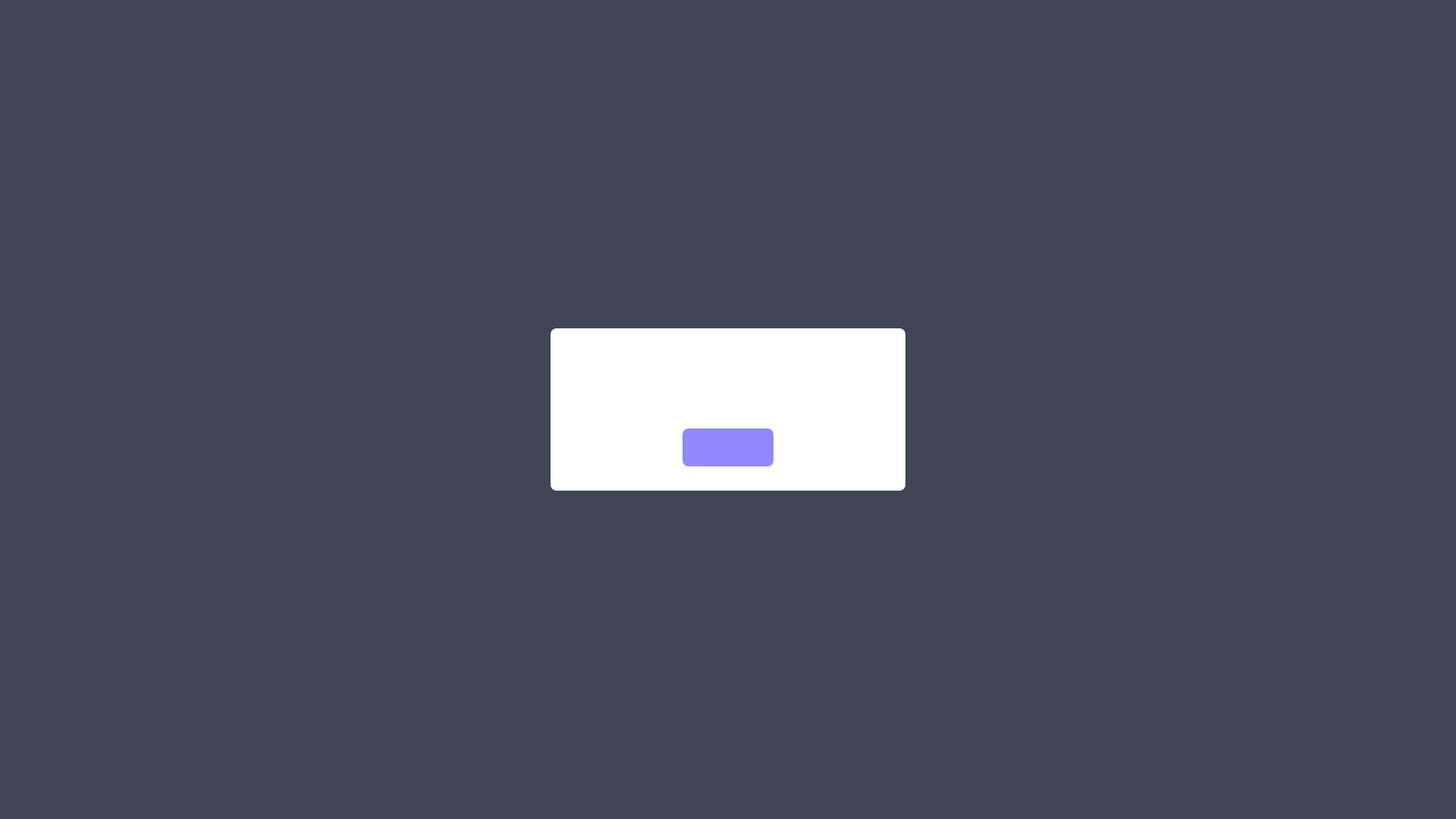
<?xml version="1.0" encoding="UTF-8"?>
<ui version="4.0">
 <class>alert_win</class>
 <widget class="QWidget" name="alert_win">
  <property name="geometry">
   <rect>
    <x>0</x>
    <y>0</y>
    <width>1920</width>
    <height>1080</height>
   </rect>
  </property>
  <property name="sizePolicy">
   <sizepolicy hsizetype="Preferred" vsizetype="Preferred">
    <horstretch>0</horstretch>
    <verstretch>0</verstretch>
   </sizepolicy>
  </property>
  <property name="windowTitle">
   <string/>
  </property>
  <layout class="QVBoxLayout" name="verticalLayout" stretch="0">
   <property name="spacing">
    <number>0</number>
   </property>
   <property name="leftMargin">
    <number>0</number>
   </property>
   <property name="topMargin">
    <number>0</number>
   </property>
   <property name="rightMargin">
    <number>0</number>
   </property>
   <property name="bottomMargin">
    <number>0</number>
   </property>
   <item>
    <widget class="QWidget" name="alert_root" native="true">
     <property name="styleSheet">
      <string notr="true">background: #CC141A30;</string>
     </property>
     <layout class="QHBoxLayout" name="root_layout">
      <item>
       <widget class="QWidget" name="alert_parent" native="true">
        <property name="minimumSize">
         <size>
          <width>468</width>
          <height>180</height>
         </size>
        </property>
        <property name="maximumSize">
         <size>
          <width>468</width>
          <height>214</height>
         </size>
        </property>
        <property name="styleSheet">
         <string notr="true">background: #FFFFFF;
border-radius: 8px;</string>
        </property>
        <layout class="QVBoxLayout" name="verticalLayout_2">
         <item>
          <widget class="QWidget" name="horizontalWidget" native="true">
           <layout class="QHBoxLayout" name="horizontalLayout_2">
            <item alignment="Qt::AlignHCenter|Qt::AlignVCenter">
             <widget class="QLabel" name="title">
              <property name="styleSheet">
               <string notr="true">font-family: Source Han Sans CN;
font-weight: bold;
font-size: 24px;
color: #141A30;
text-align: center;</string>
              </property>
              <property name="text">
               <string/>
              </property>
              <property name="alignment">
               <set>Qt::AlignCenter</set>
              </property>
             </widget>
            </item>
           </layout>
          </widget>
         </item>
         <item alignment="Qt::AlignVCenter">
          <widget class="QWidget" name="horizontalWidget" native="true">
           <property name="maximumSize">
            <size>
             <width>16777215</width>
             <height>16777215</height>
            </size>
           </property>
           <layout class="QHBoxLayout" name="horizontalLayout">
            <property name="spacing">
             <number>30</number>
            </property>
            <item alignment="Qt::AlignHCenter|Qt::AlignTop">
             <widget class="QPushButton" name="pb_sure">
              <property name="minimumSize">
               <size>
                <width>120</width>
                <height>50</height>
               </size>
              </property>
              <property name="maximumSize">
               <size>
                <width>120</width>
                <height>50</height>
               </size>
              </property>
              <property name="styleSheet">
               <string notr="true">background: #9189FE;
border-radius: 8px;
font-family: Source Han Sans CN;
font-weight: bold;
font-size: 20px;
color: #FFFFFF;
text-align: center;
line-height: 48px;</string>
              </property>
              <property name="text">
               <string/>
              </property>
             </widget>
            </item>
           </layout>
          </widget>
         </item>
        </layout>
       </widget>
      </item>
     </layout>
    </widget>
   </item>
  </layout>
 </widget>
 <resources/>
 <connections/>
</ui>
